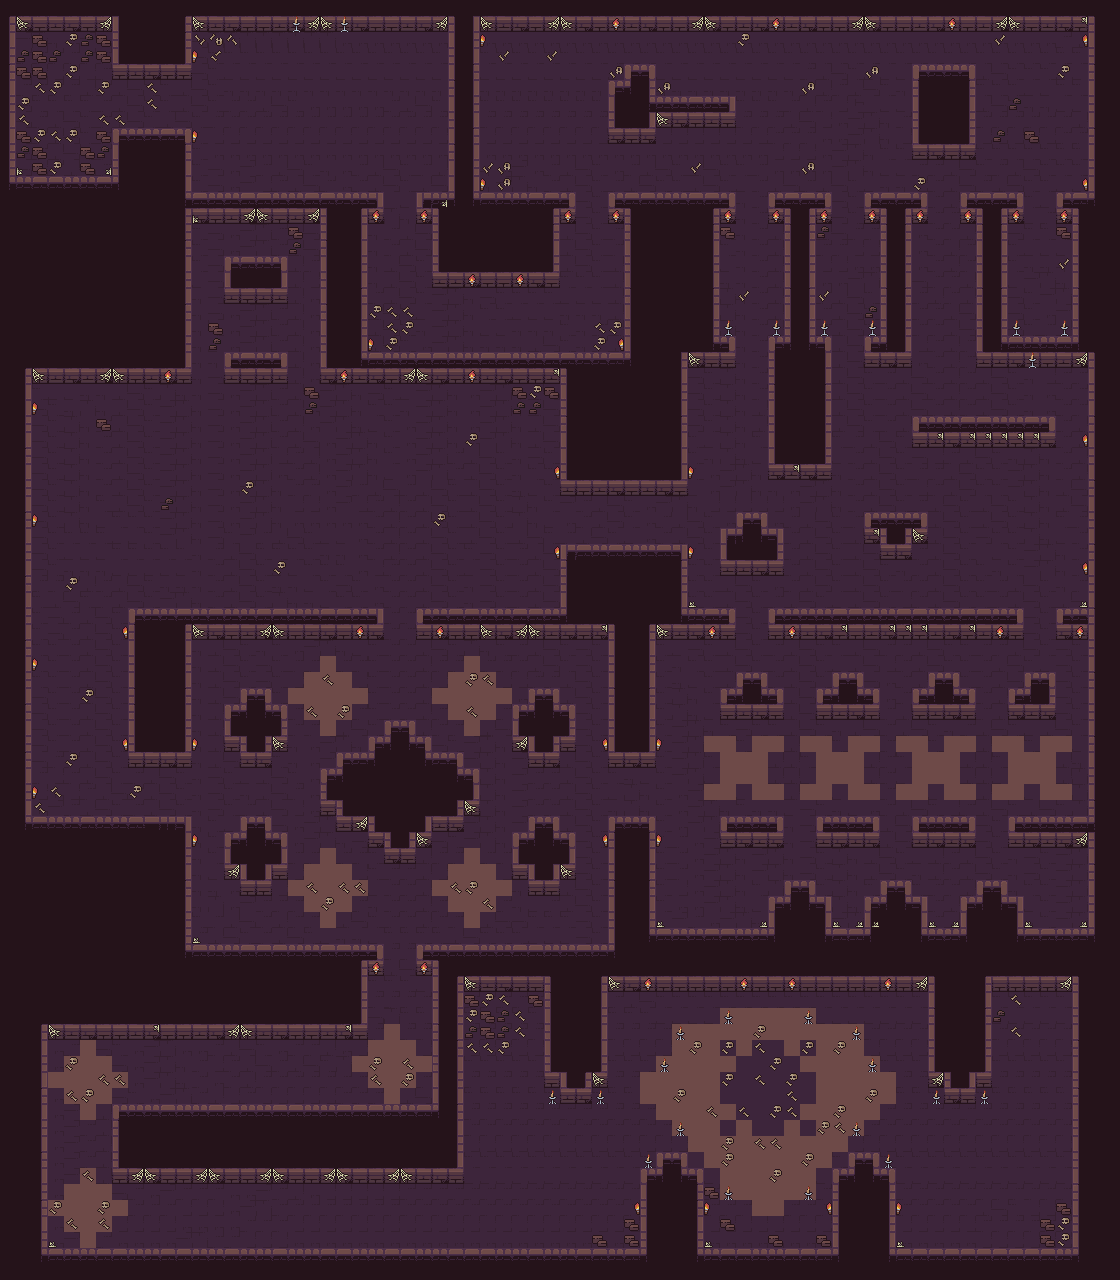

A 2D game scene composited from a Tiled map and its tileset images. What follows is a short description and the map's XML, with each tile layer's data collapsed to a summary:
An orthogonal 70x80 tile map with 16x16 px tiles, 3 tile layers (background, walls, decorations) and 596 objects (556x Node, 40x colider).

<map version="1.10" tiledversion="1.11.2" orientation="orthogonal" renderorder="right-down" width="70" height="80" tilewidth="16" tileheight="16" infinite="0" nextlayerid="27" nextobjectid="2611">
 <tileset firstgid="1" name="Dungeon_Tileset" tilewidth="16" tileheight="16" tilecount="100" columns="10">
  <image source="Dungeon_Tileset.png" width="160" height="160" />
  <tile id="0">
   <objectgroup draworder="index" id="2">
    <object id="1" type="colider" x="0" y="0" width="16" height="16" />
   </objectgroup>
  </tile>
  <tile id="1">
   <objectgroup>
    <object id="1" type="colider" x="0" y="0" width="16" height="8" />
   </objectgroup>
  </tile>
  <tile id="2">
   <objectgroup>
    <object id="1" type="colider" x="0" y="0" width="16" height="8" />
   </objectgroup>
  </tile>
  <tile id="3">
   <objectgroup>
    <object id="1" type="colider" x="0" y="0" width="16" height="8" />
   </objectgroup>
  </tile>
  <tile id="4">
   <objectgroup draworder="index" id="2">
    <object id="1" type="colider" x="0" y="0" width="16" height="8" />
   </objectgroup>
  </tile>
  <tile id="5">
   <objectgroup>
    <object id="1" type="colider" x="0" y="0" width="16" height="16" />
   </objectgroup>
  </tile>
  <tile id="10">
   <objectgroup>
    <object id="1" type="colider" x="0" y="0" width="16" height="16" />
   </objectgroup>
  </tile>
  <tile id="15">
   <objectgroup>
    <object id="1" type="colider" x="0" y="0" width="16" height="16" />
   </objectgroup>
  </tile>
  <tile id="20">
   <objectgroup>
    <object id="1" type="colider" x="0" y="0" width="16" height="16" />
   </objectgroup>
  </tile>
  <tile id="25">
   <objectgroup>
    <object id="1" type="colider" x="0" y="0" width="16" height="16" />
   </objectgroup>
  </tile>
  <tile id="30">
   <objectgroup>
    <object id="1" type="colider" x="0" y="0" width="16" height="16" />
   </objectgroup>
  </tile>
  <tile id="35">
   <objectgroup>
    <object id="1" type="colider" x="0" y="0" width="16" height="16" />
   </objectgroup>
  </tile>
  <tile id="36">
   <properties>
    <property name="open" type="bool" value="false" />
   </properties>
   <objectgroup>
    <object id="1" type="colider" x="0" y="0" width="16" height="8" />
   </objectgroup>
  </tile>
  <tile id="37">
   <properties>
    <property name="open" type="bool" value="false" />
   </properties>
   <objectgroup draworder="index" id="2">
    <object id="1" type="colider" x="0" y="0" width="16" height="8" />
   </objectgroup>
  </tile>
  <tile id="40">
   <objectgroup>
    <object id="1" type="colider" x="0" y="0" width="16" height="16" />
   </objectgroup>
  </tile>
  <tile id="41">
   <objectgroup>
    <object id="1" type="colider" x="0" y="0" width="16" height="16" />
   </objectgroup>
  </tile>
  <tile id="42">
   <objectgroup>
    <object id="1" type="colider" x="0" y="0" width="16" height="16" />
   </objectgroup>
  </tile>
  <tile id="43">
   <objectgroup>
    <object id="1" type="colider" x="0" y="0" width="16" height="16" />
   </objectgroup>
  </tile>
  <tile id="44">
   <objectgroup>
    <object id="1" type="colider" x="0" y="0" width="16" height="16" />
   </objectgroup>
  </tile>
  <tile id="45">
   <objectgroup>
    <object id="1" type="colider" x="0" y="0" width="16" height="16" />
   </objectgroup>
  </tile>
  <tile id="46">
   <properties>
    <property name="open" type="bool" value="false" />
   </properties>
   <objectgroup>
    <object id="1" type="colider" x="5" y="0" width="6" height="16" />
   </objectgroup>
  </tile>
  <tile id="47">
   <properties>
    <property name="open" type="bool" value="true" />
   </properties>
   <objectgroup>
    <object id="1" type="colider" x="0" y="0" width="6" height="16" />
   </objectgroup>
  </tile>
  <tile id="48">
   <properties>
    <property name="open" type="bool" value="true" />
   </properties>
   <objectgroup>
    <object id="1" type="colider" x="10" y="0" width="6" height="16" />
   </objectgroup>
  </tile>
  <tile id="49">
   <properties>
    <property name="block" type="bool" value="true" />
   </properties>
  </tile>
  <tile id="50">
   <objectgroup>
    <!-- 573 objects omitted --></objectgroup>
  </tile>
  <tile id="51">
   <objectgroup>
    <!-- 572 objects omitted --></objectgroup>
  </tile>
  <tile id="52">
   <objectgroup>
    <!-- 571 objects omitted --></objectgroup>
  </tile>
  <tile id="53">
   <objectgroup>
    <!-- 570 objects omitted --></objectgroup>
  </tile>
  <tile id="54">
   <objectgroup>
    <!-- 569 objects omitted --></objectgroup>
  </tile>
  <tile id="55">
   <objectgroup>
    <!-- 568 objects omitted --></objectgroup>
  </tile>
  <tile id="56">
   <properties>
    <property name="open" type="bool" value="false" />
   </properties>
   <objectgroup draworder="index" id="2">
    <!-- 567 objects omitted --></objectgroup>
  </tile>
  <tile id="57">
   <properties>
    <property name="open" type="bool" value="true" />
   </properties>
   <objectgroup draworder="index" id="2">
    <!-- 566 objects omitted --></objectgroup>
  </tile>
  <tile id="58">
   <properties>
    <property name="open" type="bool" value="true" />
   </properties>
   <objectgroup draworder="index" id="2">
    <!-- 565 objects omitted --></objectgroup>
  </tile>
  <tile id="59">
   <properties>
    <property name="block" type="bool" value="true" />
   </properties>
  </tile>
  <tile id="66">
   <properties>
    <property name="open" type="bool" value="false" />
   </properties>
   <objectgroup draworder="index" id="2">
    <!-- 564 objects omitted --></objectgroup>
  </tile>
  <tile id="67">
   <properties>
    <property name="open" type="bool" value="false" />
   </properties>
   <objectgroup draworder="index" id="2">
    <!-- 563 objects omitted --></objectgroup>
  </tile>
  <tile id="80">
   <properties>
    <property name="block" type="bool" value="true" />
   </properties>
   <objectgroup draworder="index" id="2">
    <!-- 562 objects omitted --></objectgroup>
  </tile>
  <tile id="81">
   <properties>
    <property name="block" type="bool" value="true" />
   </properties>
   <objectgroup draworder="index" id="2">
    <!-- 561 objects omitted --></objectgroup>
  </tile>
  <tile id="82">
   <properties>
    <property name="block" type="bool" value="true" />
   </properties>
   <objectgroup draworder="index" id="2">
    <!-- 560 objects omitted --></objectgroup>
  </tile>
  <tile id="83">
   <properties>
    <property name="block" type="bool" value="true" />
   </properties>
   <objectgroup>
    <!-- 559 objects omitted --></objectgroup>
  </tile>
  <tile id="84">
   <properties>
    <property name="block" type="bool" value="true" />
   </properties>
   <objectgroup draworder="index" id="2">
    <!-- 558 objects omitted --></objectgroup>
  </tile>
  <tile id="85">
   <properties>
    <property name="block" type="bool" value="true" />
   </properties>
   <objectgroup draworder="index" id="2">
    <!-- 557 objects omitted --></objectgroup>
  </tile>
  <tile id="93">
   <properties>
    <property name="block" type="bool" value="true" />
   </properties>
  </tile>
  <tile id="94">
   <properties>
    <property name="block" type="bool" value="true" />
   </properties>
  </tile>
  <tile id="95">
   <properties>
    <property name="block" type="bool" value="true" />
   </properties>
  </tile>
  <tile id="96">
   <properties>
    <property name="block" type="bool" value="true" />
   </properties>
  </tile>
 </tileset>
 <layer id="1" name="background" width="70" height="80">
  <data>[5600 cells, 5600 non-empty, 14 distinct tile ids]</data>
 </layer>
 <layer id="2" name="walls" width="70" height="80">
  <data>[5600 cells, 2321 non-empty, 25 distinct tile ids]</data>
 </layer>
 <layer id="3" name="decorations" width="70" height="80">
  <data>[5600 cells, 362 non-empty, 10 distinct tile ids]</data>
 </layer>
 <objectgroup id="4" name="graph">
  <!-- 556 objects omitted --></objectgroup>
</map>
<!-- 573 of 596 objects omitted -->
